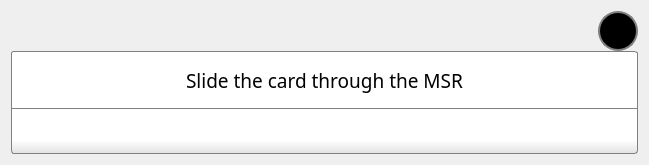
<?xml version="1.0" encoding="UTF-8"?>
<ui version="4.0">
 <class>DialogGetMSRCode</class>
 <widget class="QDialog" name="DialogGetMSRCode">
  <property name="windowModality">
   <enum>Qt::WindowModal</enum>
  </property>
  <property name="geometry">
   <rect>
    <x>0</x>
    <y>0</y>
    <width>649</width>
    <height>165</height>
   </rect>
  </property>
  <property name="windowTitle">
   <string>Ввод карточки</string>
  </property>
  <property name="windowOpacity">
   <double>1.000000000000000</double>
  </property>
  <property name="styleSheet">
   <string notr="true">QDialog#DialogGetMCardCode{
	background-color: black;
border: 4px solid grey;
border-radius: 8px;
}</string>
  </property>
  <layout class="QGridLayout" name="gridLayout">
   <property name="spacing">
    <number>0</number>
   </property>
   <item row="0" column="0">
    <spacer name="horizontalSpacer">
     <property name="orientation">
      <enum>Qt::Horizontal</enum>
     </property>
     <property name="sizeHint" stdset="0">
      <size>
       <width>588</width>
       <height>20</height>
      </size>
     </property>
    </spacer>
   </item>
   <item row="0" column="1">
    <widget class="QPushButton" name="pushButton">
     <property name="minimumSize">
      <size>
       <width>40</width>
       <height>40</height>
      </size>
     </property>
     <property name="maximumSize">
      <size>
       <width>40</width>
       <height>40</height>
      </size>
     </property>
     <property name="focusPolicy">
      <enum>Qt::ClickFocus</enum>
     </property>
     <property name="styleSheet">
      <string notr="true">QPushButton{
	border: 2px solid grey;
	background-color: rgb(0, 0, 0);
	border-radius: 20px;
}
QPushButton:hover{
border: 2px solid grey;
	background-color: rgb(127, 64, 64);
border-radius: 20px;
}

QPushButton:pressed:hover{
border: 2px solid grey;
	background-color: rgb(127, 127, 127);
border-radius: 20px;
}</string>
     </property>
     <property name="text">
      <string/>
     </property>
     <property name="icon">
      <iconset resource="../rc/plu.qrc">
       <normaloff>:/Commone/Images/cancel.png</normaloff>:/Commone/Images/cancel.png</iconset>
     </property>
     <property name="iconSize">
      <size>
       <width>40</width>
       <height>40</height>
      </size>
     </property>
    </widget>
   </item>
   <item row="1" column="0" colspan="2">
    <widget class="QLabel" name="lComment">
     <property name="styleSheet">
      <string notr="true">QLabel{
	border-top: 1px solid grey;
	border-left: 1px solid grey;
	border-right: 1px solid grey;
	border-bottom: 0px solid grey;
	border-radius: 0px;
	border-top-left-radius: 3px;
	border-top-right-radius: 3px;
	background-color: rgb(255, 255, 255);
	padding: 2px;
	font: 14pt bold;
}</string>
     </property>
     <property name="text">
      <string>Slide the card through the MSR</string>
     </property>
     <property name="alignment">
      <set>Qt::AlignCenter</set>
     </property>
     <property name="wordWrap">
      <bool>true</bool>
     </property>
    </widget>
   </item>
   <item row="2" column="0" colspan="2">
    <widget class="QLineEdit" name="leMSRCode">
     <property name="focusPolicy">
      <enum>Qt::WheelFocus</enum>
     </property>
     <property name="styleSheet">
      <string notr="true">QLineEdit{
	border-top: 1px solid grey;
	border-bottom: 1px solid grey;
	border-left: 1px solid grey;
	border-right: 1px solid grey;
	border-top-left-radius: 0px;
	border-top-right-radius: 0px;
	border-bottom-left-radius: 3px;
	border-bottom-right-radius: 3px;
	background-color: qlineargradient(spread:pad, x1:1, y1:0.7, x2:1, y2:1, stop:0 rgba(255, 255, 255, 255), stop:1 rgba(225, 225, 225, 223));
	padding: 4px;
	font: 18pt bold;
	color: blue;
}</string>
     </property>
     <property name="echoMode">
      <enum>QLineEdit::Password</enum>
     </property>
    </widget>
   </item>
  </layout>
 </widget>
 <resources>
  <include location="../rc/plu.qrc"/>
 </resources>
 <connections>
  <connection>
   <sender>pushButton</sender>
   <signal>clicked()</signal>
   <receiver>DialogGetMSRCode</receiver>
   <slot>reject()</slot>
   <hints>
    <hint type="sourcelabel">
     <x>456</x>
     <y>108</y>
    </hint>
    <hint type="destinationlabel">
     <x>547</x>
     <y>121</y>
    </hint>
   </hints>
  </connection>
 </connections>
</ui>
